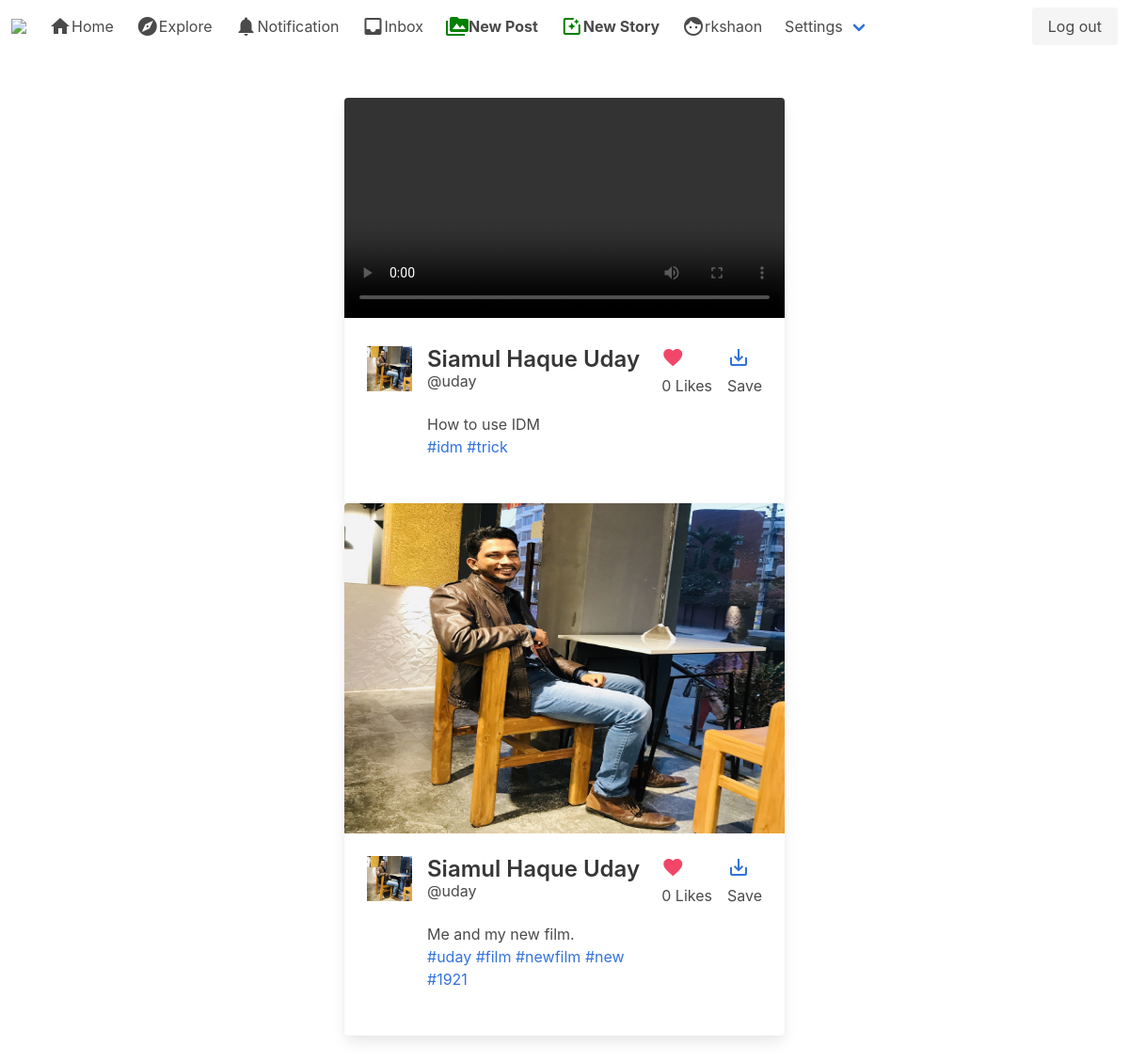
The app's page / (signed in) with its own data.
### post/models.py (models this page shows, shortened)
class Post(models.Model):
    id = models.UUIDField(primary_key=True, default=uuid.uuid4, editable=False)
    content = models.ManyToManyField(PostFileContent, related_name='contents')
    caption = models.TextField(max_length=1500, verbose_name='Caption')
    posted = models.DateTimeField(auto_now_add=True)
    tags = models.ManyToManyField(Tag, related_name='tags')
    user = models.ForeignKey(User, on_delete=models.CASCADE)
    likes = models.IntegerField(default=0)
    def get_absolute_url(self):
        return reverse('post_details', args=[str(self.id)]) # it have to match with url

class Tag(models.Model):
    title = models.CharField(max_length=75, verbose_name='Tag')
    slug = models.SlugField(null=False, unique=True)
    class Meta:
        verbose_name = 'Tag'
        verbose_name_plural = 'Tags'
    def get_absolute_url(self):
        return reverse('tags', args=[self.slug])
    def __str__(self):
        return self.title

class PostFileContent(models.Model):
    user = models.ForeignKey(User, on_delete=models.CASCADE, related_name='content_owner')
    file = models.FileField(upload_to=use_directory_path)

### authy/models.py (models this page shows, shortened)
class Profile(models.Model):
    user = models.OneToOneField(User, on_delete=models.CASCADE)
    first_name = models.CharField(max_length=50, null=True, blank=True)
    last_name = models.CharField(max_length=50, null=True, blank=True)
    location = models.CharField(max_length=50, null=True, blank=True)
    url = models.CharField(max_length=80, null=True, blank=True)
    profile_info = models.TextField(max_length=150, null=True, blank=True)
    created = models.DateField(auto_now_add=True)
    favorites = models.ManyToManyField(Post)
    picture = models.ImageField(upload_to=use_directory_path, blank=True, null=True, verbose_name='Picture')

### post/views.py (the view)
# urls.py: path('', index, name='index'),
@login_required
def index(request):
    user = request.user
    posts = Stream.objects.filter(user=user)
    stories = StoryStream.objects.filter(user=user)
    group_ids = []
    for post in posts:
        group_ids.append(post.post_id)
    post_items = Post.objects.filter(id__in=group_ids).all().order_by('-posted')
    context = {
        'post_items': post_items,
        'stories': stories,
    }
    template = loader.get_template('index.html')
    return HttpResponse(template.render(context, request))

### direct_message/views.py (called while the page is built)
def check_dm(request):
    directs_count = 0
    if request.user.is_authenticated:
        directs_count = Message.objects.filter(user=request.user, is_read=False).count()
    return {'directs_count': directs_count}

### notifications/views.py (called while the page is built)
def count_notification(request):
    count_notifications = 0
    if request.user.is_authenticated:
        count_notifications = Notification.objects.filter(user=request.user, is_seen=False).count()
    return {'count_notifications': count_notifications}

### instagram_clone/templates/index.html (shortened to what this page needs)
{% extends 'base.html' %}
{% load static %}
{% block content %}
<div class="columns is-mobile is-centered">
  <div class="column is-half">
    {% for post_item in post_items %}
    <div class="card">
      <div class="card-image">
        {% if post_item.content.first.file.name|slice:"-3:" == 'jpg' or post_item.content.first.file.name|slice:"-3:" == 'png'%}
        <figure class="image is-4by3">
          <a href="{{ post_item.get_absolute_url }}">
            <img src="{{ post_item.content.first.file.url }}" alt="post-image">
          </a>
        </figure>
        {% else %}
        <a href="{{ post_item.get_absolute_url }}">
          <video width="1080" controls="controls" preload="metadata">
            <source src="{{ post_item.content.first.file.url }}#t=0.5" type="video/mp4">
          </video>
        </a>
        {% endif %}
      </div>
      <div class="card-content">
        <div class="media">
          <div class="media-left">
            <figure class="image is-48x48">
              {% if post_item.user.profile.picture %}
              <img src="{{ post_item.user.profile.picture.url }}" alt="Placeholder image">
              {% else %}
              <img src="https://bulma.io/images/placeholders/96x96.png" alt="Placeholder image">
              {% endif %}
            </figure>
          </div>
          <div class="media-content">
            {% if post_item.user.profile.first_name %}
            <a href="{% url 'profile' post_item.user %}"><p class="title is-4">{{ post_item.user.profile.first_name }} {{ post_item.user.profile.last_name }}</p></a>
            {% else %}
            <p class="title is-4">Unknown</p>
            {% endif %}
            <p class="subtitle is-6">@{{ post_item.user.username }}</p>
              {{ post_item.caption }}
              <p>{% for tag in post_item.tags.all %}<a href="{{ tag.get_absolute_url }}">#{{ tag }}</a> {% endfor %}</p>
              <br>
          </div>
          <div class="media-right">
            <a href="{% url 'post_like' post_item.id %}"><i style="" class="material-icons has-text-danger">favorite</i></a>
            <p>{{ post_item.likes }} Likes</p>
          </div>
          <div class="media-right">
            <a href="#"><i class="material-icons">save_alt</i></a>
            <p>Save</p>
          </div>
        </div>
      </div>
    </div>
    {% endfor %}
    <br>
  </div>
</div>
{% endblock %}

### instagram_clone/templates/base.html (shortened to what this page needs)
{% load static %}
<!DOCTYPE html>
<html>
  <head>
    <link rel="stylesheet" href="{% static 'css/bulma.min.css' %}">
    <link rel="stylesheet" href="{% static 'css/style.css' %}">
  </head>
  <body>
    <nav class="navbar" role="navigation" aria-label="main navigation">
      <div class="navbar-brand">
        <a class="navbar-item" href="{% url 'index' %}">
          <img src="https://upload.wikimedia.org/wikipedia/commons/thumb/e/e7/Instagram_logo_2016.svg/1200px-Instagram_logo_2016.svg.png" width="" height="28">
        </a>
      </div>
      <div id="navbarBasicExample" class="navbar-menu">
        <div class="navbar-start">
          <a href="{% url 'index' %}" class="navbar-item"><span class="material-icons">home</span>Home</a>
          <a class="navbar-item"><span class="material-icons">explore</span>Explore</a>
          <a href="{% url 'show_notification' %}" class="navbar-item"><span class="material-icons">notifications</span>
            Notification
          </a>
          <a class="navbar-item" href="{% url 'inbox' %}">
            <i class="material-icons">inbox</i>
            Inbox
          </a>
          <a class="navbar-item" href="{% url 'new_post' %}"><span class="material-icons" style="color: green;">perm_media</span><strong>New Post</strong></a>
          <a class="navbar-item" href="{% url 'new_story' %}"><span class="material-icons" style="color: green;">photo_filter</span><strong>New Story</strong></a>
          <a class="navbar-item" href="{% url 'profile' request.user %}"><span class="material-icons">face</span>{{request.user}}</a>
          <div class="navbar-item has-dropdown is-hoverable">
            <a class="navbar-link">Settings</a>
          </div>
        </div>
        <div class="navbar-end">
          <div class="navbar-item">
            <div class="buttons">
              {% if user.is_authenticated %}
              <a href="{% url 'logout' %}" class="button is-light">Log out</a>
              {% else %}
              <a class="button is-primary"><strong>Sign up</strong></a>
              <a href="{% url 'login' %}" class="button is-light">Log in</a>
              {% endif %}
            </div>
          </div>
        </div>
      </div>
    </nav>
    <section class="section">
      <div class="container">
        {% block content %}
        {% endblock %}
      </div>
    </section>
  </body>
</html>

### instagram_clone/static/css/style.css (style rules this page uses)
* { box-sizing:border-box }

### records on screen
Post: user.profile.picture (placeholder picture), user.profile.first_name "Siamul Haque", user.profile.last_name "Uday", user.username "uday", caption "How to use IDM", likes "0"
Tag: title "idm"
Tag: title "trick"
Post: content.first.file (picture), user.profile.picture (placeholder picture), user.profile.first_name "Siamul Haque", user.profile.last_name "Uday", user.username "uday", caption "Me and my new film.", likes "0"
Tag: title "uday"
Tag: title "film"
Tag: title "newfilm"
Tag: title "new"
Tag: title "1921"

### other values on screen
{{ request.user }} "rkshaon"
